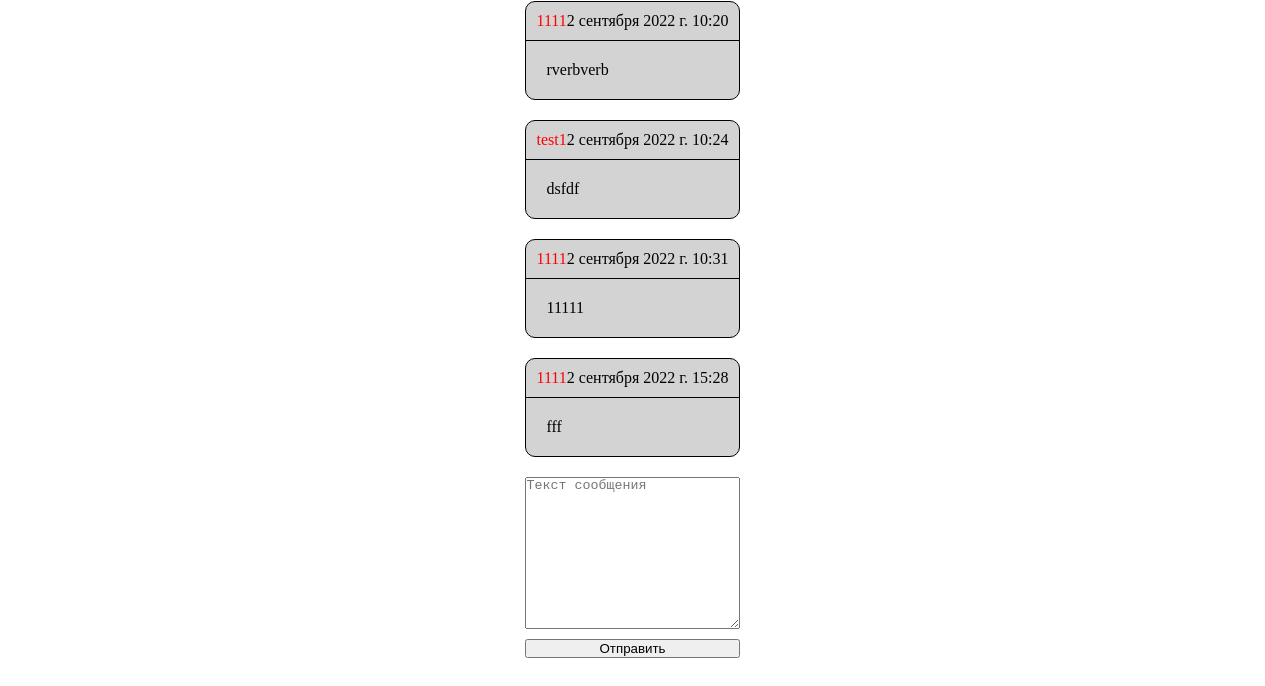
Page /chat/3/ (signed in, lower part) on the earlier database version.
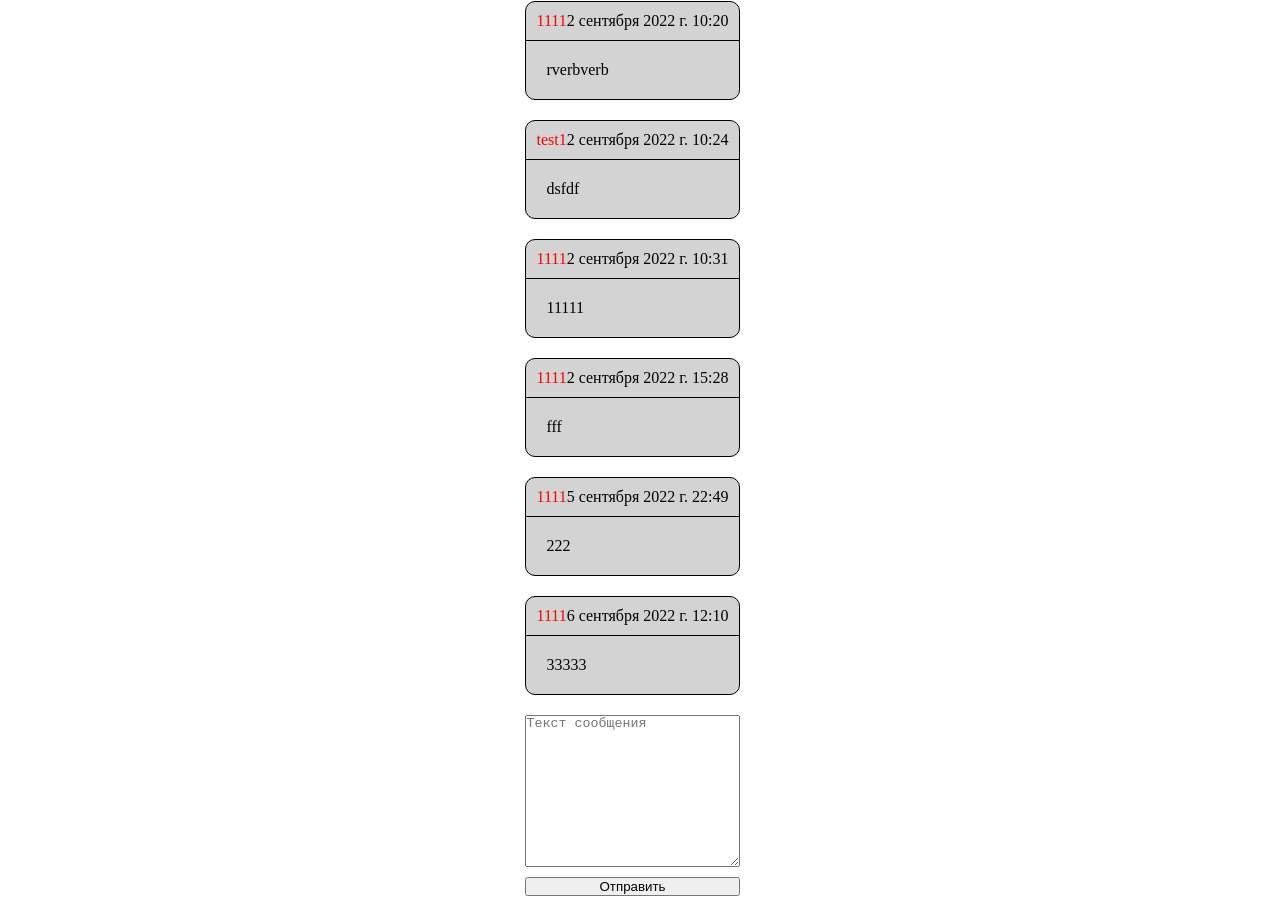
Same page on the later database version.
### chat/models.py (models this page shows, shortened)
class ChatMessage(models.Model):
    user = models.ForeignKey(
        'user.User',
        on_delete=models.CASCADE,
        verbose_name='пользователь',
        related_name='user_messages'
    )
    dialog = models.ForeignKey(ChatDialog, on_delete=models.CASCADE, verbose_name='диалог',
                               related_name='dialog_messages')
    create_at = models.DateTimeField('Дата', auto_now=True)
    body = models.TextField('Текст обращения')
    class Meta:
        verbose_name = 'Сообщение'
        verbose_name_plural = 'Сообщения'

### user/models.py (models this page shows, shortened)
class User(AbstractUser):
    phone = models.CharField('телефон', validators=[phone_validator], max_length=13, unique=True)

### chat/views.py (the view)
# urls.py: path('<str:room_name>/', views.room, name='room'),
def room(request, room_name):
    if request.user.is_authenticated:
        if request.user.is_superuser:
            cur_dialog = ChatDialog.objects.get(id=room_name).id
            messages = ChatMessage.objects.select_related('user').filter(dialog_id=room_name)
            return render(request, 'chat/room.html', {'messages': messages, 'room_name': cur_dialog})
        else:
            try:
                cur_dialog = ChatDialog.objects.get(id=request.user.id)
                messages = ChatMessage.objects.filter(dialog_id=cur_dialog)
                return render(request, 'chat/room.html', {
                    'room_name': room_name, 'cur_dialog': cur_dialog, 'messages': messages})
            except ChatDialog.DoesNotExist:
                cur_dialog = ChatDialog.objects.create(id=request.user.id, user_id=request.user.id)
                admin_message = ChatMessage.objects.get(dialog_id='5')
                print(cur_dialog)
                return render(request, 'chat/room.html', {
                    'room_name': room_name,
                    'cur_dialog': cur_dialog,
                    'admin_message': admin_message
                })
    else:
        return redirect('user:login_view')

### cart/context_processors.py (called while the page is built)
def cart(request):
    return {'cart': Cart(request)}

### chat/templates/chat/room.html (shortened to what this page needs)
{% extends "orders/base.html" %}
{% block content %}
<div class="body_message">
    <main>
        <div class="chat-box">
            <div class="messages" id="list_message">
                {% if messages %}
                {% for message in messages %}
                <div class="message">
                    <div class="message__data">
                        <p class="admin-user">{{message.user.username}}</p>
                        <p>{{message.create_at}}</p>
                    </div>
                    <div class="message__body">
                        <p>{{message.body}}</p>
                    </div>
                </div>
                {% endfor %}
                {% endif %}
            </div>
            <div class="chat__input">
                <textarea name="message" id="id_message" rows="10" placeholder="Текст сообщения"></textarea>
                <button type="submit" id="btn-send">Отправить</button>
            </div>
        </div>
    </main>
</div>
</div>
{% endblock %}

### orders/templates/orders/base.html (shortened to what this page needs)
<!DOCTYPE html>
{% load static %}
<html lang="en">
<head>
    <link rel="stylesheet" type="text/css" href="{% static 'css/style.css' %}">
</head>
<body>
<div class="wrapper">
    <div class="page">
    {% block content %}
    {% endblock content %}
</body>
</html>

### static/css/style.css (style rules this page uses)
* { margin: 0; padding: 0; }
html, body { height: 100%; }
.wrapper { height: 100%; max-width: 100%; margin: 0 auto; }
.page { min-height: 100%; padding-bottom: 90px; box-sizing: border-box; }
.body_message { display: flex; flex-direction: column; justify-content: space-between; }
main { display: flex; justify-content: center; }
.messages { max-width: 800px; display: flex; flex-direction: column; gap: 20px; }
.message { display: flex; flex-direction: column; border: 1px solid black; border-radius: 10px; background-color: lightgray; }
.message__data { display: flex; justify-content: space-between; padding: 10px; border-bottom: 1px solid black; }
.message__body { padding: 20px; }
.admin-user { color: red; }
.chat__input { margin: 20px 0; display: flex; flex-direction: column; gap: 10px; font-size: 14px; }

Differences in the rows shown:
added ChatMessage: user.username "1111", create_at "5 сентября 2022 г. 22:49", body "222"
added ChatMessage: user.username "1111", create_at "6 сентября 2022 г. 12:10", body "33333"
